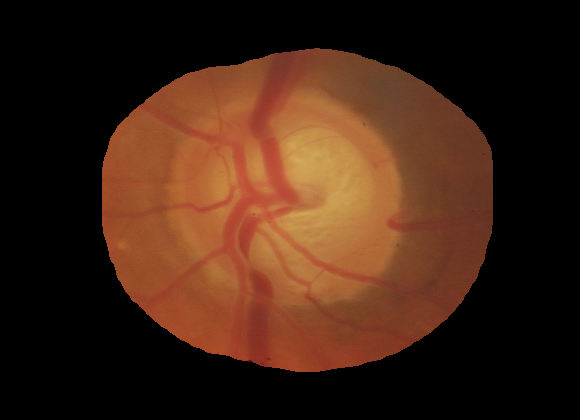
#> input picture data/imagens/1.png, 580 x 420 px, found by its file name
$ python OCR_Image_Segmentation.py   (older library calls are emulated)
#> lines starting #> are read from the running program, lines starting #| are printed output that depends on the picture; after the words box and inside, x2 and y2 are one past the last pixel; in counts of white or black regions, pixels touching at a corner belong together
### example_plot.py

import matplotlib.pyplot as plt
import matplotlib.image as mpimg
import matplotlib.mlab as mlab
import itertools
import numpy as np
plt.rcParams['legend.fontsize'] = 18
# plt.rcParams['figure.figsize'] = (13,13)
plt.rcParams.update({'font.size': 24})

import os

import cv2

def configurar_imagem_para_matploit(img):
    # b,g,r = cv2.split(img)       # get b,g,r
    # img = cv2.merge([r,g,b])     # switch it to rgb
    a = len(img.shape)
    if a == 3:
        return cv2.cvtColor(img, cv2.COLOR_BGR2RGB)
    elif a == 2:
        return img
    else:
        print('forma não conhecida, saindo.')
        os.system("pause")

    return img

# [10 lines left out: function ver_uma_imagem, not called in this run]

def ver_duas_imagens(t1, t2, img1, img2):

    img1 = configurar_imagem_para_matploit(img1)
    img2 = configurar_imagem_para_matploit(img2)

    figura, eixo = plt.subplots(nrows=1, ncols=2)

    eixo[0].set_title(t1)
    eixo[0].imshow(img1, cmap='gray')

    eixo[1].set_title(t2)
    eixo[1].imshow(img2, cmap='gray') #cv2.cvtColor(img2, cv2.COLOR_BGR2RGB)

    plt.show()


# [207 lines left out: functions ver_tres_imagens, ver_quatro_imagens, save_img, histograma, amostra_01, plot_confusion_matrix and 1 more, not called in this run]


# https://www.pyimagesearch.com/2014/11/03/display-matplotlib-rgb-image/

#barchart()

### OCR_Image_Segmentation.py
import os
import cv2
import example_plot as ep

relative_path = os.getcwd()

def example_a():
    img = cv2.imread(relative_path + '/data/imagens/retina/400/rgb/1.png', cv2.IMREAD_GRAYSCALE)  # cv2.IMREAD_GRAYSCALE
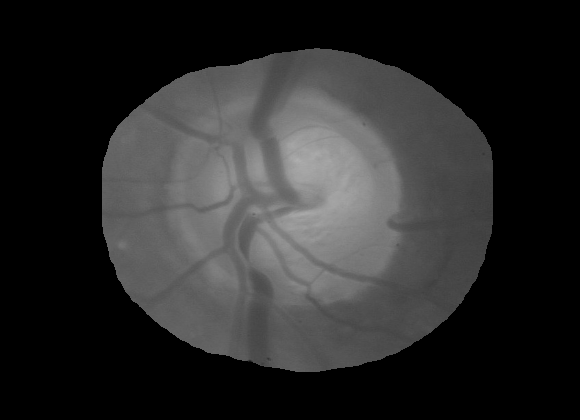
#> img: shape (420, 580); min 0, max 175, mean 41.9
    _img = cv2.imread(relative_path + '/data/imagens/retina/400/rgb/1.png', cv2.IMREAD_GRAYSCALE)  # cv2.IMREAD_GRAYSCALE
    blurred = cv2.GaussianBlur(img, (5, 5), 0)
    # blurred  = cv2.bilateralFilter(img,9,75,75)

    edged = cv2.Canny(blurred, 0, 20)
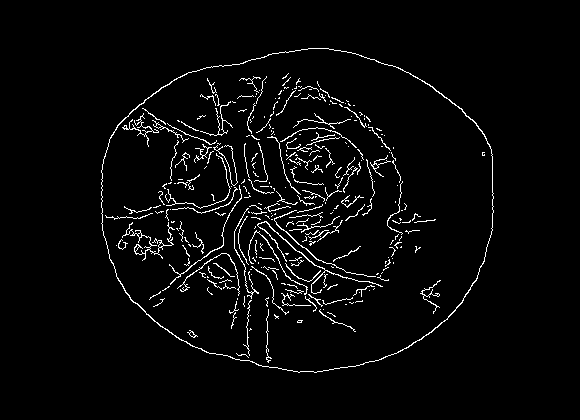
#> edged: shape (420, 580); 3.3% white in thin lines or dots, all inside (x1, y1, x2, y2) = (101, 48, 494, 373)

    # ep.ver_duas_imagens('normal', 'blurred', blurred, edged)

    (_, contours, _) = cv2.findContours(edged, cv2.RETR_EXTERNAL, cv2.CHAIN_APPROX_NONE)
#> contours = 1 contour; box (x1, y1, x2, y2) and area: (101, 48, 494, 373) 101292

    print('vendo os pontos de contour')
    for i in contours:
        for j in i:
            a = j[0]
            img[a[1]][a[0]] = 255
#> this loop made 1 pass
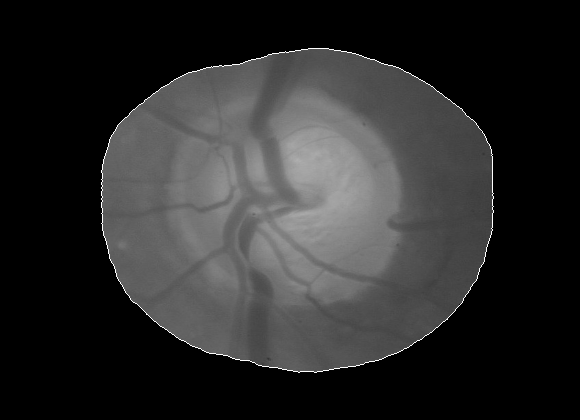
#> img: shape (420, 580); 0.43% of pixels changed, all inside (x1, y1, x2, y2) = (101, 48, 494, 373)

    ep.ver_duas_imagens('src', 'det', _img, img )
#> in ver_duas_imagens, `plt.show()`:
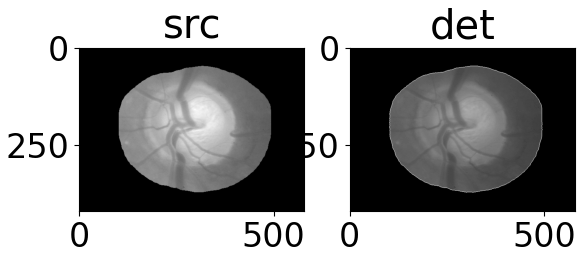
#> figure drawn by matplotlib, 2 panels

def example_b():
    img = cv2.imread(relative_path + '/data/imagens/retina/400/rgb/1.png')  # cv2.IMREAD_GRAYSCALE
    mser = cv2.MSER_create()
    print(type(mser))

    # Resize the image so that MSER can work better
    img = cv2.resize(img, (img.shape[1] * 2, img.shape[0] * 2))

    gray = cv2.cvtColor(img, cv2.COLOR_BGR2GRAY)
    vis = img.copy()

    regions = mser.detectRegions(gray)

    hulls = [cv2.convexHull(p.reshape(-1, 1, 2)) for p in regions[0]]
    cv2.polylines(vis, hulls, 1, (0, 255, 0))

    cv2.namedWindow('img', 0)
    cv2.imshow('img', vis)
    while (cv2.waitKey() != ord('q')):
        continue
    cv2.destroyAllWindows()

#
example_a()

$ run again, with data/imagens/11.png copied over data/imagens/1.png
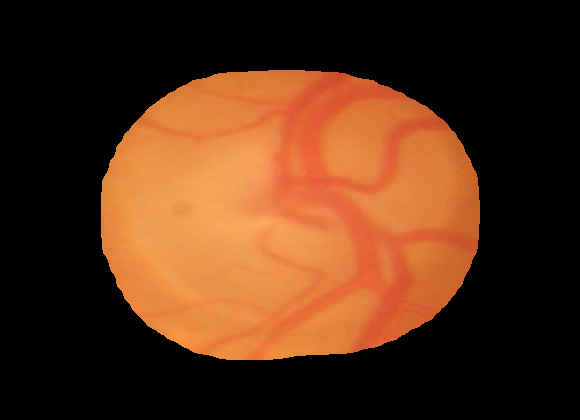
#> input picture data/imagens/11.png, 580 x 420 px, found by its file name
#> in example_a, `edged = cv2.Canny(blurred, 0, 20)`:
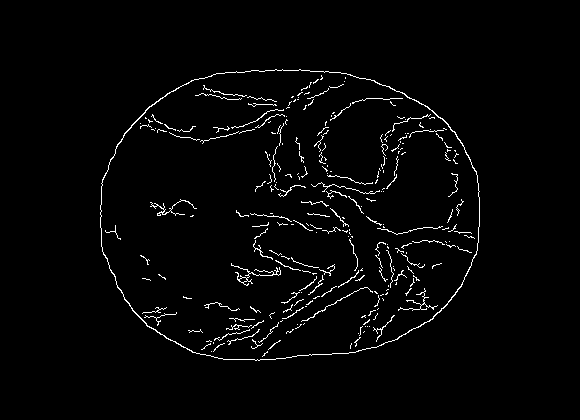
#> edged: shape (420, 580); 2.3% white in thin lines or dots, all inside (x1, y1, x2, y2) = (100, 69, 480, 361)
#> contours = 1 contour; box (x1, y1, x2, y2) and area: (100, 69, 480, 361) 90564
#> the loop in example_a, `for i in contours:` made 1 pass
#> in ver_duas_imagens, `plt.show()`:
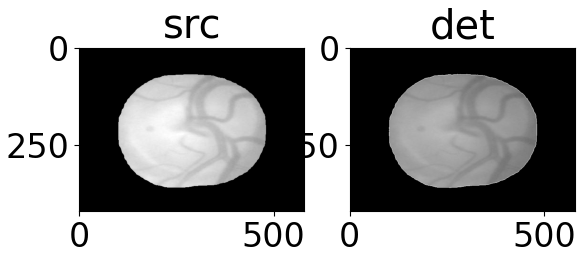
#> figure drawn by matplotlib, 2 panels

$ run again, with data/imagens/12.png copied over data/imagens/1.png
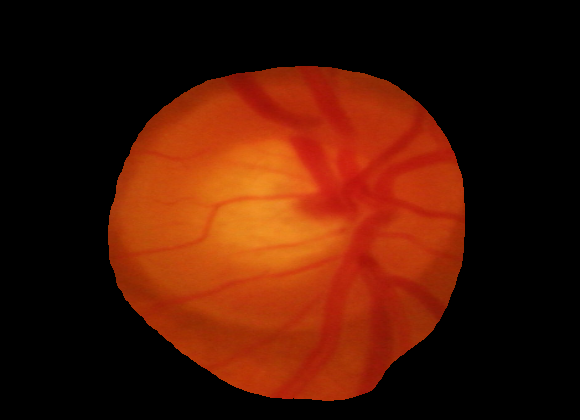
#> input picture data/imagens/12.png, 580 x 420 px, found by its file name
#> in example_a, `edged = cv2.Canny(blurred, 0, 20)`:
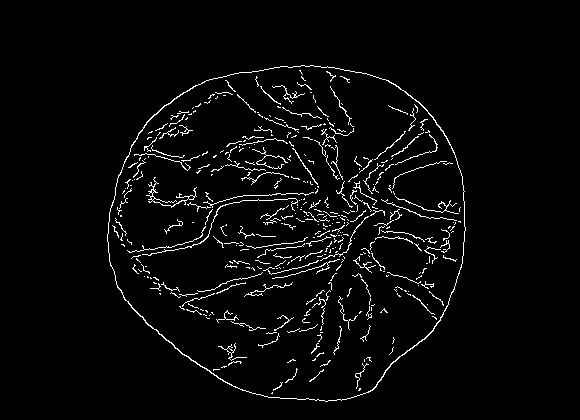
#> edged: shape (420, 580); 3.3% white in thin lines or dots, all inside (x1, y1, x2, y2) = (107, 65, 466, 402)
#> contours = 1 contour; box (x1, y1, x2, y2) and area: (107, 65, 466, 402) 94631
#> the loop in example_a, `for i in contours:` made 1 pass
#> in ver_duas_imagens, `plt.show()`:
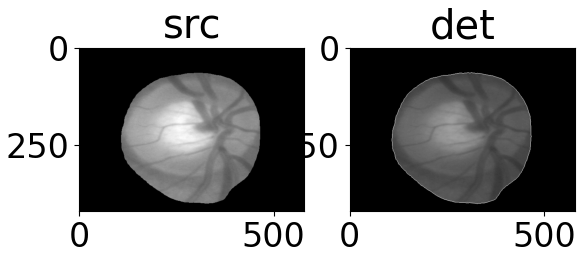
#> figure drawn by matplotlib, 2 panels
